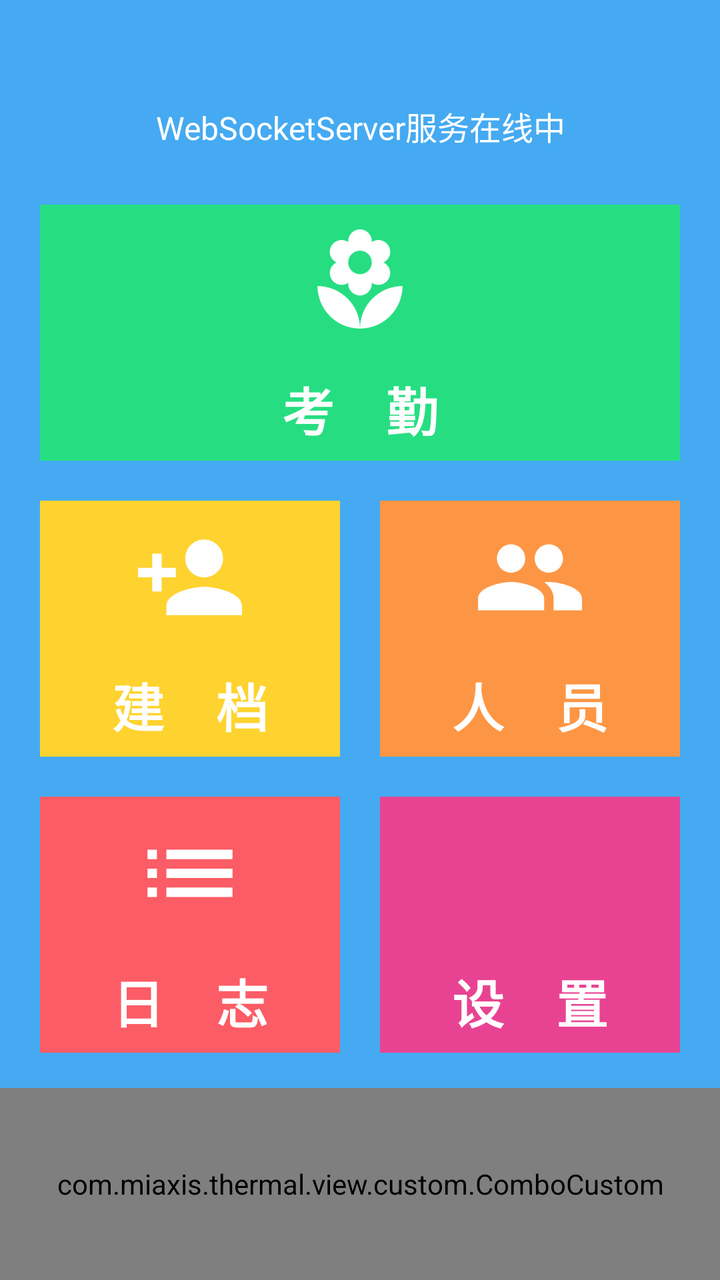
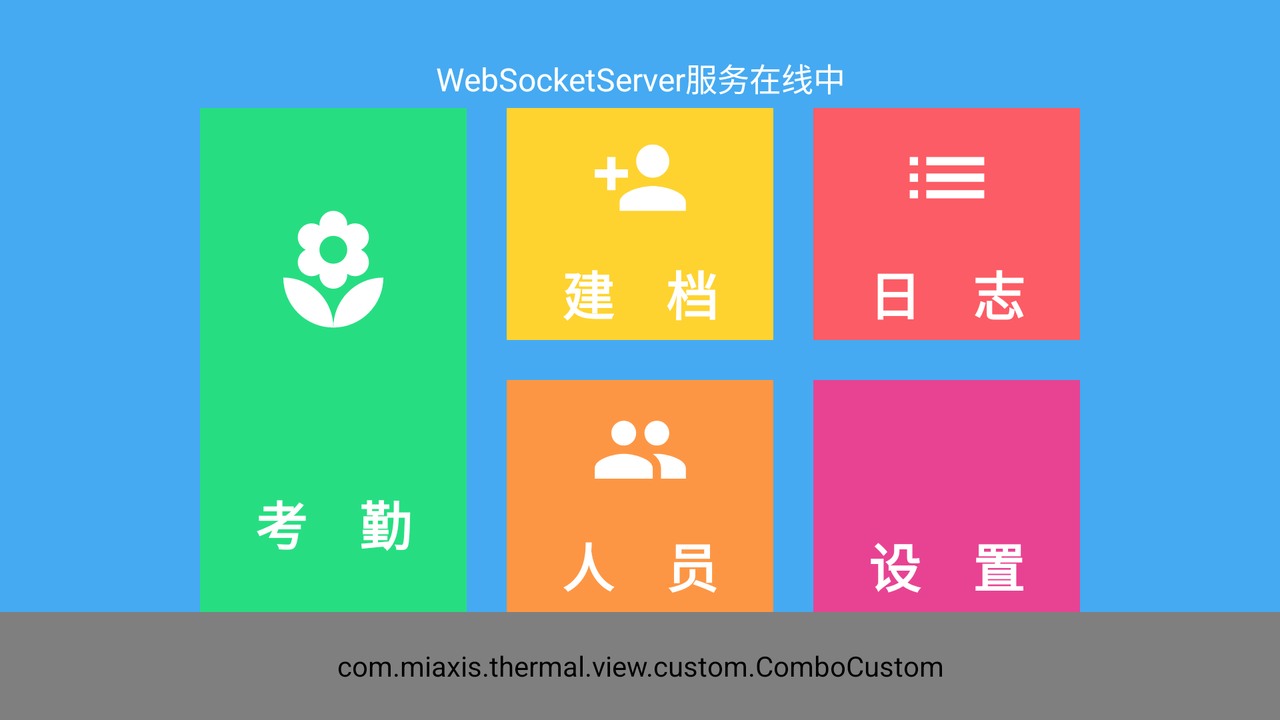

The same Android screen from two of the app's own layout files: first res/layout/ as a phone draws it, then the repository's variant for another configuration, drawn on a device whose configuration selects that folder. Both files follow.
<!-- AndroidManifest.xml: application theme AppTheme -->
<!-- res/layout/fragment_home.xml -->
<?xml version="1.0" encoding="utf-8"?>
<layout xmlns:android="http://schemas.android.com/apk/res/android"
    xmlns:tools="http://schemas.android.com/tools"
    xmlns:app="http://schemas.android.com/apk/res-auto">

    <data>

        <import type="com.miaxis.thermal.manager.WebServerManager" />
        <variable
            name="viewModel"
            type="com.miaxis.thermal.viewModel.HomeViewModel" />

    </data>

    <androidx.constraintlayout.widget.ConstraintLayout
        android:layout_width="match_parent"
        android:layout_height="match_parent"
        android:background="@color/high_blue"
        tools:context=".view.fragment.HomeFragment">

        <TextView
            android:id="@+id/tv_address"
            android:layout_width="0dp"
            android:layout_height="0dp"
            android:textColor="@color/white"
            android:textSize="16sp"
            android:gravity="center|bottom"
            android:text='@{String.format("%s:%s", WebServerManager.instance.address, WebServerManager.instance.port)}'
            app:layout_constraintStart_toStartOf="parent"
            app:layout_constraintEnd_toEndOf="parent"
            app:layout_constraintBottom_toTopOf="@id/tv_server_status"
            app:layout_constraintTop_toTopOf="parent"/>

        <TextView
            android:id="@+id/tv_server_status"
            android:layout_width="0dp"
            android:layout_height="0dp"
            android:textColor="@color/white"
            android:textSize="16sp"
            android:gravity="center|top"
            android:text="@string/websocket_server_online"
            app:layout_constraintStart_toStartOf="parent"
            app:layout_constraintEnd_toEndOf="parent"
            app:layout_constraintBottom_toTopOf="@id/cl_attendance"
            app:layout_constraintTop_toBottomOf="@id/tv_address"/>

        <androidx.constraintlayout.widget.ConstraintLayout
            android:id="@+id/cl_attendance"
            android:layout_width="0dp"
            android:layout_height="0dp"
            android:layout_marginStart="20dp"
            android:layout_marginEnd="20dp"
            android:background="@color/reptile_green"
            app:layout_constraintBottom_toBottomOf="parent"
            app:layout_constraintEnd_toEndOf="parent"
            app:layout_constraintHeight_percent="0.2"
            app:layout_constraintHorizontal_bias="0.0"
            app:layout_constraintStart_toStartOf="parent"
            app:layout_constraintTop_toTopOf="parent"
            app:layout_constraintVertical_bias="0.2">

            <ImageView
                android:id="@+id/iv_attendance_icon"
                android:layout_width="wrap_content"
                android:layout_height="0dp"
                android:adjustViewBounds="true"
                android:padding="10dp"
                android:scaleType="fitCenter"
                android:src="@drawable/ic_local_florist_black"
                app:layout_constraintBottom_toTopOf="@id/tv_attendance_hint"
                app:layout_constraintEnd_toEndOf="parent"
                app:layout_constraintHeight_percent="0.6"
                app:layout_constraintStart_toStartOf="parent"
                app:layout_constraintTop_toTopOf="parent" />

            <TextView
                android:id="@+id/tv_attendance_hint"
                android:layout_width="0dp"
                android:layout_height="0dp"
                android:gravity="center"
                android:text="@string/fragment_home_attendance"
                android:textColor="@color/white"
                android:textSize="26sp"
                android:textStyle="bold"
                app:layout_constraintBottom_toBottomOf="parent"
                app:layout_constraintEnd_toEndOf="parent"
                app:layout_constraintStart_toStartOf="parent"
                app:layout_constraintTop_toBottomOf="@id/iv_attendance_icon" />

        </androidx.constraintlayout.widget.ConstraintLayout>

        <androidx.constraintlayout.widget.ConstraintLayout
            android:id="@+id/cl_add_person"
            android:layout_width="0dp"
            android:layout_height="0dp"
            android:background="@color/flirtatious"
            android:layout_marginTop="20dp"
            android:layout_marginStart="20dp"
            android:layout_marginEnd="10dp"
            app:layout_constraintStart_toStartOf="parent"
            app:layout_constraintTop_toBottomOf="@id/cl_attendance"
            app:layout_constraintEnd_toStartOf="@id/cl_person"
            app:layout_constraintEnd_toEndOf="parent"
            app:layout_constraintHeight_percent="0.2">

            <ImageView
                android:id="@+id/iv_add_person_icon"
                android:layout_width="wrap_content"
                android:layout_height="0dp"
                android:adjustViewBounds="true"
                android:src="@drawable/ic_person_add_white"
                android:scaleType="fitCenter"
                android:padding="10dp"
                app:layout_constraintHeight_percent="0.6"
                app:layout_constraintStart_toStartOf="parent"
                app:layout_constraintEnd_toEndOf="parent"
                app:layout_constraintTop_toTopOf="parent"
                app:layout_constraintBottom_toTopOf="@id/tv_add_person_hint"/>

            <TextView
                android:id="@+id/tv_add_person_hint"
                android:layout_width="0dp"
                android:layout_height="0dp"
                android:text="@string/fragment_home_new_file"
                android:textColor="@color/white"
                android:textSize="26sp"
                android:textStyle="bold"
                android:gravity="center"
                app:layout_constraintTop_toBottomOf="@id/iv_add_person_icon"
                app:layout_constraintStart_toStartOf="parent"
                app:layout_constraintEnd_toEndOf="parent"
                app:layout_constraintBottom_toBottomOf="parent"/>

        </androidx.constraintlayout.widget.ConstraintLayout>

        <androidx.constraintlayout.widget.ConstraintLayout
            android:id="@+id/cl_person"
            android:layout_width="0dp"
            android:layout_height="0dp"
            android:background="@color/orange_hibiscus"
            android:layout_marginTop="20dp"
            android:layout_marginStart="10dp"
            android:layout_marginEnd="20dp"
            app:layout_constraintStart_toEndOf="@id/cl_add_person"
            app:layout_constraintEnd_toEndOf="parent"
            app:layout_constraintTop_toBottomOf="@id/cl_attendance"
            app:layout_constraintHeight_percent="0.2">

            <ImageView
                android:id="@+id/iv_person_icon"
                android:layout_width="wrap_content"
                android:layout_height="0dp"
                android:adjustViewBounds="true"
                android:src="@drawable/ic_group_white"
                android:scaleType="fitCenter"
                android:padding="10dp"
                app:layout_constraintHeight_percent="0.6"
                app:layout_constraintStart_toStartOf="parent"
                app:layout_constraintEnd_toEndOf="parent"
                app:layout_constraintTop_toTopOf="parent"
                app:layout_constraintBottom_toTopOf="@id/tv_person_hint"/>

            <TextView
                android:id="@+id/tv_person_hint"
                android:layout_width="0dp"
                android:layout_height="0dp"
                android:text="@string/fragment_home_personnel"
                android:textColor="@color/white"
                android:textSize="26sp"
                android:textStyle="bold"
                android:gravity="center"
                app:layout_constraintTop_toBottomOf="@id/iv_person_icon"
                app:layout_constraintStart_toStartOf="parent"
                app:layout_constraintEnd_toEndOf="parent"
                app:layout_constraintBottom_toBottomOf="parent"/>

        </androidx.constraintlayout.widget.ConstraintLayout>



        <androidx.constraintlayout.widget.ConstraintLayout
            android:id="@+id/cl_record"
            android:layout_width="0dp"
            android:layout_height="0dp"
            android:background="@color/fusion_red"
            android:layout_marginTop="20dp"
            android:layout_marginStart="20dp"
            android:layout_marginEnd="10dp"
            app:layout_constraintStart_toStartOf="parent"
            app:layout_constraintTop_toBottomOf="@id/cl_person"
            app:layout_constraintEnd_toStartOf="@id/cl_config"
            app:layout_constraintHeight_percent="0.2">

            <ImageView
                android:id="@+id/iv_record_icon"
                android:layout_width="wrap_content"
                android:layout_height="0dp"
                android:adjustViewBounds="true"
                android:src="@drawable/ic_list_black_white"
                android:scaleType="fitCenter"
                android:padding="10dp"
                app:layout_constraintHeight_percent="0.6"
                app:layout_constraintStart_toStartOf="parent"
                app:layout_constraintEnd_toEndOf="parent"
                app:layout_constraintTop_toTopOf="parent"
                app:layout_constraintBottom_toTopOf="@id/tv_record_hint"/>

            <TextView
                android:id="@+id/tv_record_hint"
                android:layout_width="0dp"
                android:layout_height="0dp"
                android:text="@string/fragment_home_log"
                android:textColor="@color/white"
                android:textSize="26sp"
                android:textStyle="bold"
                android:gravity="center"
                app:layout_constraintTop_toBottomOf="@id/iv_record_icon"
                app:layout_constraintStart_toStartOf="parent"
                app:layout_constraintEnd_toEndOf="parent"
                app:layout_constraintBottom_toBottomOf="parent"/>

        </androidx.constraintlayout.widget.ConstraintLayout>

        <androidx.constraintlayout.widget.ConstraintLayout
            android:id="@+id/cl_config"
            android:layout_width="0dp"
            android:layout_height="0dp"
            android:background="@color/prunus_avium"
            android:layout_marginTop="20dp"
            android:layout_marginStart="10dp"
            android:layout_marginEnd="20dp"
            app:layout_constraintStart_toEndOf="@id/cl_record"
            app:layout_constraintTop_toBottomOf="@id/cl_add_person"
            app:layout_constraintEnd_toEndOf="parent"
            app:layout_constraintHeight_percent="0.2">

            <ImageView
                android:id="@+id/iv_config_icon"
                android:layout_width="wrap_content"
                android:layout_height="0dp"
                android:adjustViewBounds="true"
                android:src="@drawable/ic_settings_white"
                android:scaleType="fitCenter"
                android:padding="10dp"
                app:layout_constraintHeight_percent="0.6"
                app:layout_constraintStart_toStartOf="parent"
                app:layout_constraintEnd_toEndOf="parent"
                app:layout_constraintTop_toTopOf="parent"
                app:layout_constraintBottom_toTopOf="@id/tv_config_hint"/>

            <TextView
                android:id="@+id/tv_config_hint"
                android:layout_width="0dp"
                android:layout_height="0dp"
                android:text="@string/fragment_home_setting"
                android:textColor="@color/white"
                android:textSize="26sp"
                android:textStyle="bold"
                android:gravity="center"
                app:layout_constraintTop_toBottomOf="@id/iv_config_icon"
                app:layout_constraintStart_toStartOf="parent"
                app:layout_constraintEnd_toEndOf="parent"
                app:layout_constraintBottom_toBottomOf="parent"/>

        </androidx.constraintlayout.widget.ConstraintLayout>

        <com.miaxis.thermal.view.custom.ComboCustom
            android:id="@+id/cc_combo"
            android:layout_width="0dp"
            android:layout_height="0dp"
            app:layout_constraintStart_toStartOf="parent"
            app:layout_constraintEnd_toEndOf="parent"
            app:layout_constraintTop_toTopOf="parent"
            app:layout_constraintBottom_toBottomOf="parent"
            app:layout_constraintVertical_bias="1"
            app:layout_constraintHeight_percent="0.15"/>

    </androidx.constraintlayout.widget.ConstraintLayout>
</layout>
<!-- resources referenced by this layout -->
<resources>
  <color name="flirtatious">#fed330</color>
  <color name="fusion_red">#fc5c65</color>
  <color name="high_blue">#45aaf2</color>
  <color name="orange_hibiscus">#fd9644</color>
  <color name="prunus_avium">#e84393</color>
  <color name="reptile_green">#26de81</color>
  <color name="white">#ffffff</color>
  <!-- drawable ic_group_white (drawable) -->
  <vector android:height="96dp" android:tint="#FFFFFF"
      android:viewportHeight="24.0" android:viewportWidth="24.0"
      android:width="96dp" xmlns:android="http://schemas.android.com/apk/res/android">
      <path android:fillColor="#FF000000" android:pathData="M16,11c1.66,0 2.99,-1.34 2.99,-3S17.66,5 16,5c-1.66,0 -3,1.34 -3,3s1.34,3 3,3zM8,11c1.66,0 2.99,-1.34 2.99,-3S9.66,5 8,5C6.34,5 5,6.34 5,8s1.34,3 3,3zM8,13c-2.33,0 -7,1.17 -7,3.5L1,19h14v-2.5c0,-2.33 -4.67,-3.5 -7,-3.5zM16,13c-0.29,0 -0.62,0.02 -0.97,0.05 1.16,0.84 1.97,1.97 1.97,3.45L17,19h6v-2.5c0,-2.33 -4.67,-3.5 -7,-3.5z"/>
  </vector>
  <!-- drawable ic_list_black_white (drawable) -->
  <vector android:height="96dp" android:tint="#FFFFFF"
      android:viewportHeight="24.0" android:viewportWidth="24.0"
      android:width="96dp" xmlns:android="http://schemas.android.com/apk/res/android">
      <path android:fillColor="#FF000000" android:pathData="M3,13h2v-2L3,11v2zM3,17h2v-2L3,15v2zM3,9h2L5,7L3,7v2zM7,13h14v-2L7,11v2zM7,17h14v-2L7,15v2zM7,7v2h14L21,7L7,7z"/>
  </vector>
  <!-- drawable ic_local_florist_black (drawable) -->
  <vector android:height="96dp" android:tint="#FFFFFF"
      android:viewportHeight="24.0" android:viewportWidth="24.0"
      android:width="96dp" xmlns:android="http://schemas.android.com/apk/res/android">
      <path android:fillColor="#FF000000" android:pathData="M12,22c4.97,0 9,-4.03 9,-9 -4.97,0 -9,4.03 -9,9zM5.6,10.25c0,1.38 1.12,2.5 2.5,2.5 0.53,0 1.01,-0.16 1.42,-0.44l-0.02,0.19c0,1.38 1.12,2.5 2.5,2.5s2.5,-1.12 2.5,-2.5l-0.02,-0.19c0.4,0.28 0.89,0.44 1.42,0.44 1.38,0 2.5,-1.12 2.5,-2.5 0,-1 -0.59,-1.85 -1.43,-2.25 0.84,-0.4 1.43,-1.25 1.43,-2.25 0,-1.38 -1.12,-2.5 -2.5,-2.5 -0.53,0 -1.01,0.16 -1.42,0.44l0.02,-0.19C14.5,2.12 13.38,1 12,1S9.5,2.12 9.5,3.5l0.02,0.19c-0.4,-0.28 -0.89,-0.44 -1.42,-0.44 -1.38,0 -2.5,1.12 -2.5,2.5 0,1 0.59,1.85 1.43,2.25 -0.84,0.4 -1.43,1.25 -1.43,2.25zM12,5.5c1.38,0 2.5,1.12 2.5,2.5s-1.12,2.5 -2.5,2.5S9.5,9.38 9.5,8s1.12,-2.5 2.5,-2.5zM3,13c0,4.97 4.03,9 9,9 0,-4.97 -4.03,-9 -9,-9z"/>
  </vector>
  <!-- drawable ic_person_add_white (drawable) -->
  <vector android:height="96dp" android:tint="#FFFFFF"
      android:viewportHeight="24.0" android:viewportWidth="24.0"
      android:width="96dp" xmlns:android="http://schemas.android.com/apk/res/android">
      <path android:fillColor="#FF000000" android:pathData="M15,12c2.21,0 4,-1.79 4,-4s-1.79,-4 -4,-4 -4,1.79 -4,4 1.79,4 4,4zM6,10L6,7L4,7v3L1,10v2h3v3h2v-3h3v-2L6,10zM15,14c-2.67,0 -8,1.34 -8,4v2h16v-2c0,-2.66 -5.33,-4 -8,-4z"/>
  </vector>
  <string name="fragment_home_attendance">考　勤</string>
  <string name="fragment_home_log">日　志</string>
  <string name="fragment_home_new_file">建　档</string>
  <string name="fragment_home_personnel">人　员</string>
  <string name="fragment_home_setting">设　置</string>
  <string name="websocket_server_online">WebSocketServer服务在线中</string>
  <style name="AppTheme" parent="Theme.AppCompat.Light">
          
          <item name="colorPrimary">@color/colorPrimary</item>
          <item name="colorPrimaryDark">@color/colorPrimaryDark</item>
          <item name="colorAccent">@color/colorAccent</item>
          <item name="windowActionBar">false</item>
          <item name="windowNoTitle">true</item>
          <item name="android:windowFullscreen">true</item>
      </style>
  <color name="colorPrimary">#008577</color>
  <color name="colorPrimaryDark">#00574B</color>
  <color name="colorAccent">#D81B60</color>
</resources>
<!-- res/layout-land/fragment_home.xml (the repository's variant of the layout above) -->
<!-- drawn on the phone turned sideways -->
<?xml version="1.0" encoding="utf-8"?>
<layout xmlns:android="http://schemas.android.com/apk/res/android"
    xmlns:app="http://schemas.android.com/apk/res-auto"
    xmlns:tools="http://schemas.android.com/tools">

    <data>

        <import type="com.miaxis.thermal.manager.WebServerManager" />

        <variable
            name="viewModel"
            type="com.miaxis.thermal.viewModel.HomeViewModel" />

    </data>

    <androidx.constraintlayout.widget.ConstraintLayout
        android:layout_width="match_parent"
        android:layout_height="match_parent"
        android:background="@color/high_blue"
        tools:context=".view.fragment.HomeFragment">

        <androidx.constraintlayout.widget.Guideline
            android:id="@+id/guideline_top"
            android:layout_width="0dp"
            android:layout_height="0dp"
            android:orientation="horizontal"
            app:layout_constraintGuide_percent="0.15" />

        <androidx.constraintlayout.widget.Guideline
            android:id="@+id/guideline_bottom"
            android:layout_width="0dp"
            android:layout_height="0dp"
            android:orientation="horizontal"
            app:layout_constraintGuide_percent="0.85" />

        <androidx.constraintlayout.widget.ConstraintLayout
            android:id="@+id/cl_attendance"
            android:layout_width="0dp"
            android:layout_height="0dp"
            android:layout_marginStart="100dp"
            android:layout_marginEnd="10dp"
            android:background="@color/reptile_green"
            app:layout_constraintBottom_toTopOf="@id/guideline_bottom"
            app:layout_constraintEnd_toStartOf="@id/cl_add_person"
            app:layout_constraintStart_toStartOf="parent"
            app:layout_constraintTop_toBottomOf="@id/guideline_top">

            <ImageView
                android:id="@+id/iv_attendance_icon"
                android:layout_width="0dp"
                android:layout_height="0dp"
                android:adjustViewBounds="true"
                android:scaleType="fitCenter"
                android:src="@drawable/ic_local_florist_black"
                app:layout_constraintBottom_toTopOf="@id/tv_attendance_hint"
                app:layout_constraintEnd_toEndOf="parent"
                app:layout_constraintStart_toStartOf="parent"
                app:layout_constraintTop_toTopOf="parent"
                app:layout_constraintWidth_percent="0.5" />

            <TextView
                android:id="@+id/tv_attendance_hint"
                android:layout_width="0dp"
                android:layout_height="0dp"
                android:gravity="center"
                android:text="@string/fragment_home_attendance"
                android:textColor="@color/white"
                android:textSize="26sp"
                android:textStyle="bold"
                app:layout_constraintBottom_toBottomOf="parent"
                app:layout_constraintEnd_toEndOf="parent"
                app:layout_constraintHeight_percent="0.35"
                app:layout_constraintStart_toStartOf="parent"
                app:layout_constraintTop_toTopOf="parent"
                app:layout_constraintVertical_bias="1" />

        </androidx.constraintlayout.widget.ConstraintLayout>

        <androidx.constraintlayout.widget.ConstraintLayout
            android:id="@+id/cl_add_person"
            android:layout_width="0dp"
            android:layout_height="0dp"
            android:layout_marginStart="10dp"
            android:layout_marginEnd="10dp"
            android:layout_marginBottom="10dp"
            android:background="@color/flirtatious"
            app:layout_constraintBottom_toTopOf="@id/cl_person"
            app:layout_constraintEnd_toStartOf="@id/cl_record"
            app:layout_constraintStart_toEndOf="@id/cl_attendance"
            app:layout_constraintTop_toBottomOf="@id/guideline_top">

            <ImageView
                android:id="@+id/iv_add_person_icon"
                android:layout_width="wrap_content"
                android:layout_height="0dp"
                android:adjustViewBounds="true"
                android:padding="10dp"
                android:scaleType="fitCenter"
                android:src="@drawable/ic_person_add_white"
                app:layout_constraintBottom_toTopOf="@id/tv_add_person_hint"
                app:layout_constraintEnd_toEndOf="parent"
                app:layout_constraintHeight_percent="0.6"
                app:layout_constraintStart_toStartOf="parent"
                app:layout_constraintTop_toTopOf="parent" />

            <TextView
                android:id="@+id/tv_add_person_hint"
                android:layout_width="0dp"
                android:layout_height="0dp"
                android:gravity="center"
                android:text="@string/fragment_home_new_file"
                android:textColor="@color/white"
                android:textSize="26sp"
                android:textStyle="bold"
                app:layout_constraintBottom_toBottomOf="parent"
                app:layout_constraintEnd_toEndOf="parent"
                app:layout_constraintStart_toStartOf="parent"
                app:layout_constraintTop_toBottomOf="@id/iv_add_person_icon" />

        </androidx.constraintlayout.widget.ConstraintLayout>

        <androidx.constraintlayout.widget.ConstraintLayout
            android:id="@+id/cl_person"
            android:layout_width="0dp"
            android:layout_height="0dp"
            android:layout_marginStart="20dp"
            android:layout_marginTop="10dp"
            android:layout_marginEnd="10dp"
            android:background="@color/orange_hibiscus"
            app:layout_constraintBottom_toTopOf="@id/guideline_bottom"
            app:layout_constraintEnd_toStartOf="@id/cl_config"
            app:layout_constraintStart_toEndOf="@id/cl_attendance"
            app:layout_constraintTop_toBottomOf="@id/cl_add_person">

            <ImageView
                android:id="@+id/iv_person_icon"
                android:layout_width="wrap_content"
                android:layout_height="0dp"
                android:adjustViewBounds="true"
                android:padding="10dp"
                android:scaleType="fitCenter"
                android:src="@drawable/ic_group_white"
                app:layout_constraintBottom_toTopOf="@id/tv_person_hint"
                app:layout_constraintEnd_toEndOf="parent"
                app:layout_constraintHeight_percent="0.6"
                app:layout_constraintStart_toStartOf="parent"
                app:layout_constraintTop_toTopOf="parent" />

            <TextView
                android:id="@+id/tv_person_hint"
                android:layout_width="0dp"
                android:layout_height="0dp"
                android:gravity="center"
                android:text="@string/fragment_home_personnel"
                android:textColor="@color/white"
                android:textSize="26sp"
                android:textStyle="bold"
                app:layout_constraintBottom_toBottomOf="parent"
                app:layout_constraintEnd_toEndOf="parent"
                app:layout_constraintStart_toStartOf="parent"
                app:layout_constraintTop_toBottomOf="@id/iv_person_icon" />

        </androidx.constraintlayout.widget.ConstraintLayout>

        <androidx.constraintlayout.widget.ConstraintLayout
            android:id="@+id/cl_record"
            android:layout_width="0dp"
            android:layout_height="0dp"
            android:layout_marginStart="10dp"
            android:layout_marginEnd="100dp"
            android:layout_marginBottom="10dp"
            android:background="@color/fusion_red"
            app:layout_constraintBottom_toTopOf="@id/cl_config"
            app:layout_constraintEnd_toEndOf="parent"
            app:layout_constraintStart_toEndOf="@id/cl_add_person"
            app:layout_constraintTop_toBottomOf="@id/guideline_top">

            <ImageView
                android:id="@+id/iv_record_icon"
                android:layout_width="wrap_content"
                android:layout_height="0dp"
                android:adjustViewBounds="true"
                android:padding="10dp"
                android:scaleType="fitCenter"
                android:src="@drawable/ic_list_black_white"
                app:layout_constraintBottom_toTopOf="@id/tv_record_hint"
                app:layout_constraintEnd_toEndOf="parent"
                app:layout_constraintHeight_percent="0.6"
                app:layout_constraintStart_toStartOf="parent"
                app:layout_constraintTop_toTopOf="parent" />

            <TextView
                android:id="@+id/tv_record_hint"
                android:layout_width="0dp"
                android:layout_height="0dp"
                android:gravity="center"
                android:text="@string/fragment_home_log"
                android:textColor="@color/white"
                android:textSize="26sp"
                android:textStyle="bold"
                app:layout_constraintBottom_toBottomOf="parent"
                app:layout_constraintEnd_toEndOf="parent"
                app:layout_constraintStart_toStartOf="parent"
                app:layout_constraintTop_toBottomOf="@id/iv_record_icon" />

        </androidx.constraintlayout.widget.ConstraintLayout>

        <androidx.constraintlayout.widget.ConstraintLayout
            android:id="@+id/cl_config"
            android:layout_width="0dp"
            android:layout_height="0dp"
            android:layout_marginStart="10dp"
            android:layout_marginTop="10dp"
            android:layout_marginEnd="100dp"
            android:background="@color/prunus_avium"
            app:layout_constraintBottom_toTopOf="@id/guideline_bottom"
            app:layout_constraintEnd_toEndOf="parent"
            app:layout_constraintStart_toEndOf="@id/cl_person"
            app:layout_constraintTop_toBottomOf="@id/cl_record">

            <ImageView
                android:id="@+id/iv_config_icon"
                android:layout_width="wrap_content"
                android:layout_height="0dp"
                android:adjustViewBounds="true"
                android:padding="10dp"
                android:scaleType="fitCenter"
                android:src="@drawable/ic_settings_white"
                app:layout_constraintBottom_toTopOf="@id/tv_config_hint"
                app:layout_constraintEnd_toEndOf="parent"
                app:layout_constraintHeight_percent="0.6"
                app:layout_constraintStart_toStartOf="parent"
                app:layout_constraintTop_toTopOf="parent" />

            <TextView
                android:id="@+id/tv_config_hint"
                android:layout_width="0dp"
                android:layout_height="0dp"
                android:gravity="center"
                android:text="@string/fragment_home_setting"
                android:textColor="@color/white"
                android:textSize="26sp"
                android:textStyle="bold"
                app:layout_constraintBottom_toBottomOf="parent"
                app:layout_constraintEnd_toEndOf="parent"
                app:layout_constraintStart_toStartOf="parent"
                app:layout_constraintTop_toBottomOf="@id/iv_config_icon" />

        </androidx.constraintlayout.widget.ConstraintLayout>

        <TextView
            android:id="@+id/tv_address"
            android:layout_width="0dp"
            android:layout_height="0dp"
            android:gravity="center|bottom"
            android:text='@{String.format("%s:%s", WebServerManager.instance.address, WebServerManager.instance.port)}'
            android:textColor="@color/white"
            android:textSize="16sp"
            app:layout_constraintBottom_toTopOf="@id/tv_server_status"
            app:layout_constraintEnd_toEndOf="parent"
            app:layout_constraintStart_toStartOf="parent"
            app:layout_constraintTop_toTopOf="parent" />

        <TextView
            android:id="@+id/tv_server_status"
            android:layout_width="0dp"
            android:layout_height="0dp"
            android:gravity="center|top"
            android:text="@string/websocket_server_online"
            android:textColor="@color/white"
            android:textSize="16sp"
            app:layout_constraintBottom_toTopOf="@id/guideline_top"
            app:layout_constraintEnd_toEndOf="parent"
            app:layout_constraintStart_toStartOf="parent"
            app:layout_constraintTop_toBottomOf="@id/tv_address" />

        <com.miaxis.thermal.view.custom.ComboCustom
            android:id="@+id/cc_combo"
            android:layout_width="0dp"
            android:layout_height="0dp"
            app:layout_constraintBottom_toBottomOf="parent"
            app:layout_constraintEnd_toEndOf="parent"
            app:layout_constraintStart_toStartOf="parent"
            app:layout_constraintTop_toBottomOf="@id/guideline_bottom"/>

    </androidx.constraintlayout.widget.ConstraintLayout>
</layout>
